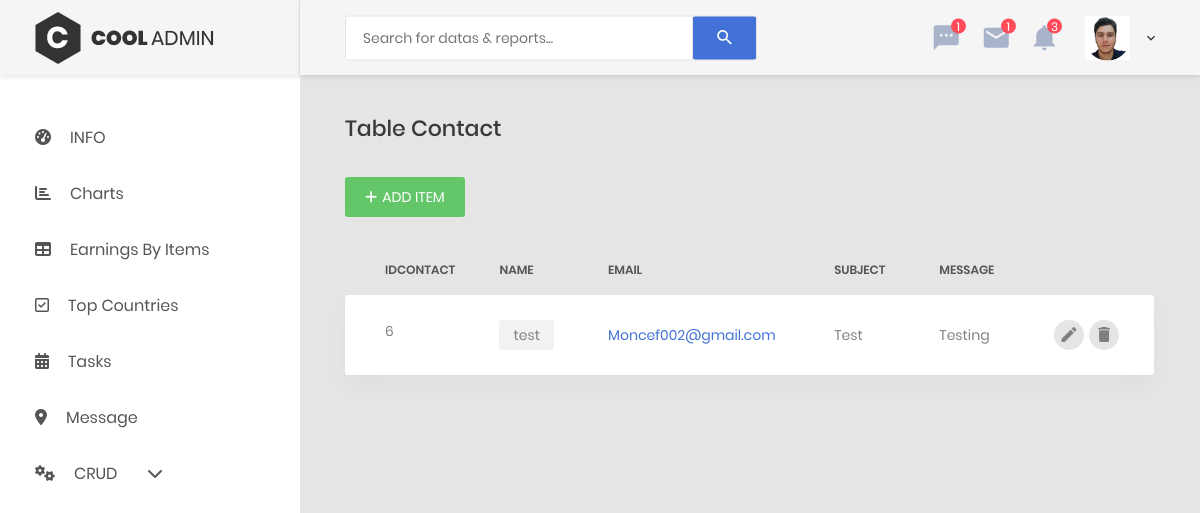
The page /Tools/Dashboard/DashContact.php on the database its author committed.
### tables this page shows
CREATE TABLE IF NOT EXISTS `user` (
  `UserId` int(100) NOT NULL AUTO_INCREMENT,
  `Name` varchar(100) NOT NULL,
  `Email` varchar(100) NOT NULL,
  `Password` varchar(100) NOT NULL,
  `ImageName` varchar(255) NOT NULL,
  `Type` varchar(255) NOT NULL DEFAULT 'User',
  PRIMARY KEY (`UserId`)
);

CREATE TABLE IF NOT EXISTS `contact` (
  `Name` varchar(1000) NOT NULL,
  `Email` varchar(1000) NOT NULL,
  `Subject` varchar(1000) NOT NULL,
  `Message` varchar(10000) NOT NULL,
  `IdContact` int(100) NOT NULL AUTO_INCREMENT,
  PRIMARY KEY (`IdContact`)
);

### Tools/Dashboard/Connect.php (called while the page is built, shortened)
<?php
$serveur="localhost";
$utilisateur="root";
$mot_passe="";
$base_donnee="Garage";
$c=mysqli_connect($serveur,$utilisateur,$mot_passe) or die ("erreur de connexion au serveur");
mysqli_select_db($c, $base_donnee) or die(mysqli_error($c));
$sql2 = "SELECT * FROM user";
$result2 = mysqli_query($c, $sql2) or die(mysqli_error($c));
$row = mysqli_fetch_assoc($result2);
$Image = $row['ImageName'];
?>

### Tools/Dashboard/DashContact.php (the view, shortened to what this page needs)
<?php
    include 'Connect.php';
    $sql = "SELECT Name, Email, Subject, Message, IdContact FROM contact";
    $result = mysqli_query($c, $sql) or die(mysqli_error($c));
?>
<!DOCTYPE html>
<html lang="en">
<head>
    <link href="css/font-face.css" rel="stylesheet" media="all">
    <link href="vendor/font-awesome-4.7/css/font-awesome.min.css" rel="stylesheet" media="all">
    <link href="vendor/font-awesome-5/css/fontawesome-all.min.css" rel="stylesheet" media="all">
    <link href="vendor/mdi-font/css/material-design-iconic-font.min.css" rel="stylesheet" media="all">
    <link href="vendor/bootstrap-4.1/bootstrap.min.css" rel="stylesheet" media="all">
    <link href="vendor/animsition/animsition.min.css" rel="stylesheet" media="all">
    <link href="vendor/bootstrap-progressbar/bootstrap-progressbar-3.3.4.min.css" rel="stylesheet" media="all">
    <link href="vendor/wow/animate.css" rel="stylesheet" media="all">
    <link href="vendor/css-hamburgers/hamburgers.min.css" rel="stylesheet" media="all">
    <link href="vendor/slick/slick.css" rel="stylesheet" media="all">
    <link href="vendor/select2/select2.min.css" rel="stylesheet" media="all">
    <link href="vendor/perfect-scrollbar/perfect-scrollbar.css" rel="stylesheet" media="all">
    <link rel="stylesheet" href="https://cdnjs.cloudflare.com/ajax/libs/font-awesome/6.4.0/css/all.min.css">
    <link href="css/theme.css" rel="stylesheet" media="all">
    <link rel="stylesheet" href="popup/style.css">
</head>
<body class="animsition">
    <div class="page-wrapper">
        <?php include 'Navbar.php'; ?>
        <div class="page-container">
            <?php include 'Navbar_top.php'; ?>
            <div class="main-content">
                <div class="section__content section__content--p30">
                    <div class="container-fluid">
                        <div class="row">
                            <div class="col-md-12">
                                <h3 class="title-5 m-b-35">Table Contact</h3>
                                <div class="table-data__tool">
                                    <div class="table-data__tool-right">
                                        <button class="au-btn au-btn-icon au-btn--green au-btn--small" onclick="openPopup()">
                                            <i class="fa-solid fa-plus"></i>Add item
                                        </button>
                                    </div>
                                </div>
                                <div class="table-responsive table-responsive-data2">
                                    <table class="table table-data2">
                                        <thead>
                                            <tr>
                                                <th>IdContact</th>
                                                <th>Name</th>
                                                <th>Email</th>
                                                <th>Subject</th>
                                                <th>Message</th>
                                            </tr>
                                        </thead>
                                        <tbody>
                                        <?php while ($row = mysqli_fetch_assoc($result)) { ?>
                                            <tr class="tr-shadow">
                                                <td><?php echo $row['IdContact']; ?></td>
                                                <td>
                                                    <span class="block-email"><?php echo $row['Name']; ?></span>
                                                </td>
                                                <td class="desc"><?php echo $row['Email']; ?></td>
                                                <td><?php echo $row['Subject']; ?></td>
                                                <td><?php echo $row['Message']; ?></td>
                                                <td>
                                                    <div class="table-data-feature">
                                                    <button class="item" data-toggle="tooltip" data-placement="top" title="Edit" onclick="openPopupMOD()">
                                                            <i class="zmdi zmdi-edit"></i>
                                                        </button>
                                                        <form method="POST" action="popup/del/delCon.php" style="display: inline;">
                                                            <button type="submit" class="item" data-toggle="tooltip" data-placement="top" title="Delete">
                                                                <i class="zmdi zmdi-delete"></i>
                                                            </button>
                                                        </form>
                                                    </div>
                                                </td>
                                            </tr>
                                            <tr class="spacer"></tr>
                                        <?php } ?>
                                        </tbody>
                                    </table>
                                </div>
                            </div>
                        </div>
                    </div>
                </div>
            </div>
        </div>
    </div>
</body>
</html>

### Tools/Dashboard/Navbar_top.php (shortened to what this page needs)
<header class="header-desktop">
                <div class="section__content section__content--p30">
                    <div class="container-fluid">
                        <div class="header-wrap">
                            <form class="form-header" action="" method="POST">
                                <input class="au-input au-input--xl" type="text" name="search" placeholder="Search for datas &amp; reports..." />
                                <button class="au-btn--submit" type="submit">
                                    <i class="zmdi zmdi-search"></i>
                                </button>
                            </form>
                            <div class="header-button">
                                <div class="noti-wrap">
                                    <div class="noti__item js-item-menu">
                                        <i class="zmdi zmdi-comment-more"></i>
                                        <span class="quantity">1</span>
                                    </div>
                                    <div class="noti__item js-item-menu">
                                        <i class="zmdi zmdi-email"></i>
                                        <span class="quantity">1</span>
                                    </div>
                                    <div class="noti__item js-item-menu">
                                        <i class="zmdi zmdi-notifications"></i>
                                        <span class="quantity">3</span>
                                    </div>
                                </div>
                                <div class="account-wrap">
                                    <div class="account-item clearfix js-item-menu">
                                        <div class="image">
                                            <img src="../../src/images/<?php echo $Image; ?>" alt="John Doe" />
                                        </div>
                                        <div class="content">
                                            <a class="js-acc-btn" href="#"><?php echo ($_SESSION['username']) ?></a>
                                        </div>
                                    </div>
                                </div>
                            </div>
                        </div>
                    </div>
                </div>
            </header>

### rows shown on the page
user: ImageName (picture)
contact: IdContact "6", Name "test", Email "Moncef002@gmail.com", Subject "Test", Message "Testing"
